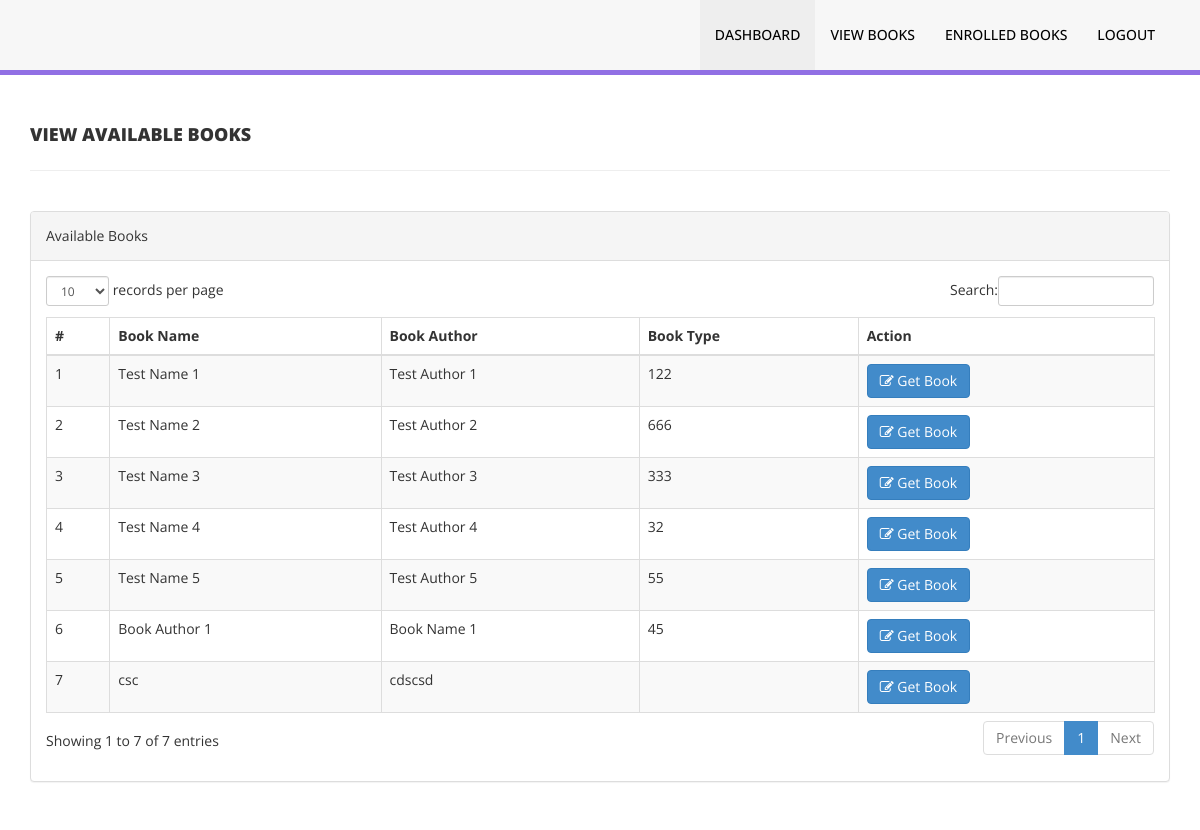
/view-books.php (signed in), run on the app's committed database.
### tables this page shows
CREATE TABLE IF NOT EXISTS `books` (
  `id` int(11) NOT NULL AUTO_INCREMENT,
  `author` varchar(30) DEFAULT NULL,
  `name` varchar(60) DEFAULT NULL,
  `price` varchar(11) NOT NULL,
  `book` varchar(60) NOT NULL,
  `status` int(1) DEFAULT '1',
  `reg_date` timestamp NULL DEFAULT CURRENT_TIMESTAMP,
  PRIMARY KEY (`id`)
);

### view-books.php (the view, shortened to what this page needs)
<?php
include('includes/config.php');
if (strlen($_SESSION['login']) == 0) {
    header('location:index.php');
} else {
?>
    <!DOCTYPE html>
    <html xmlns="http://www.w3.org/1999/xhtml">
    <head>
        <link href="assets/css/bootstrap.css" rel="stylesheet" />
        <link href="assets/css/font-awesome.css" rel="stylesheet" />
        <link href="assets/js/dataTables/dataTables.bootstrap.css" rel="stylesheet" />
        <link href="assets/css/style.css" rel="stylesheet" />
    </head>
    <body>
        <?php include('includes/header.php'); ?>
        <div class="content-wrapper">
            <div class="container">
                <div class="row pad-botm">
                    <div class="col-md-12">
                        <h4 class="header-line">View Available Books</h4>
                    </div>
                    <div class="row">
                    </div>
                </div>
                <div class="row">
                    <div class="col-md-12">
                        <div class="panel panel-default">
                            <div class="panel-heading">
                                Available Books
                            </div>
                            <div class="panel-body">
                                <div class="table-responsive">
                                    <table class="table table-striped table-bordered table-hover" id="dataTables-example">
                                        <thead>
                                            <tr>
                                                <th>#</th>
                                                <th>Book Name</th>
                                                <th>Book Author</th>
                                                <th>Book Type</th>
                                                <th>Action</th>
                                            </tr>
                                        </thead>
                                        <tbody>
                                            <?php $sql = "SELECT `id`, `name`, `author`, `price` FROM `books` WHERE `status` = 1";
                                            $query = $dbh->prepare($sql);
                                            $query->execute();
                                            $results = $query->fetchAll(PDO::FETCH_OBJ);
                                            $cnt = 1;
                                            if ($query->rowCount() > 0) {
                                                foreach ($results as $result) {
                                                    $sid = $_SESSION['username'];
                                                    $bid = $result->id;
                                                    $sql = "SELECT `issue_date`, `status` FROM `enrolled` WHERE `student_id` = :sid AND `book_id` = :bid";
                                                    $query = $dbh->prepare($sql);
                                                    $query->bindParam(':sid', $sid, PDO::PARAM_STR);
                                                    $query->bindParam(':bid', $bid, PDO::PARAM_STR);
                                                    $query->execute();
                                                    $results1 = $query->fetchAll(PDO::FETCH_OBJ);
                                                    $accessedY = 0;
                                                    foreach ($results1 as $result1) {
                                                        $date_now = date("Y-m-d h:i:sa");
                                                        $date_now = strtotime($date_now);
                                                        $date_issue = strtotime($result1->issue_date);
                                                        $date_issue = strtotime("+7 day", $date_issue);
                                                        if($date_issue > $date_now){
                                                            $accessedY = 1;
                                                            continue;
                                                        }else{
                                                            $accessedY = 0;
                                                        }
                                                    }
                                            ?>
                                                    <tr class="odd gradeX">
                                                        <td class="center"><?php echo htmlentities($cnt); ?></td>
                                                        <td class="center"><?php echo htmlentities($result->name); ?></td>
                                                        <td class="center"><?php echo htmlentities($result->author); ?></td>
                                                        <td class="center"><?php echo htmlentities($result->price); ?></td>
                                                        <td class="center">
                                                        <?php if ($accessedY == 0) { ?>
                                                            <a href="enroll.php?bookid=<?php echo htmlentities($result->id); ?>&sid=<?php echo htmlentities($_SESSION["username"]); ?>"><button class="btn btn-primary"><i class="fa fa-edit "></i> Get Book</button>
                                                            <?php } ?>
                                                        </td>
                                                    </tr>
                                            <?php $cnt = $cnt + 1;
                                                }
                                            } ?>
                                        </tbody>
                                    </table>
                                </div>
                            </div>
                        </div>
                    </div>
                </div>
            </div>
        </div>
    </body>
    </html>
<?php } ?>

### assets/css/style.css (style rules this page uses)
.content-wrapper { margin-top: 40px; min-height:800px; padding-bottom:90px; }
.header-line { font-weight:900; padding-bottom:25px; border-bottom:1px solid #eeeeee; text-transform:uppercase; }
.pad-botm { padding-bottom:30px; }

### data on the page
books: name "Test Name 1", author "Test Author 1", price "122"
books: name "Test Name 2", author "Test Author 2", price "666"
books: name "Test Name 3", author "Test Author 3", price "333"
books: name "Test Name 4", author "Test Author 4", price "32"
books: name "Test Name 5", author "Test Author 5", price "55"
books: name "Book Author 1", author "Book Name 1", price "45"
books: name "csc", author "cdscsd"
